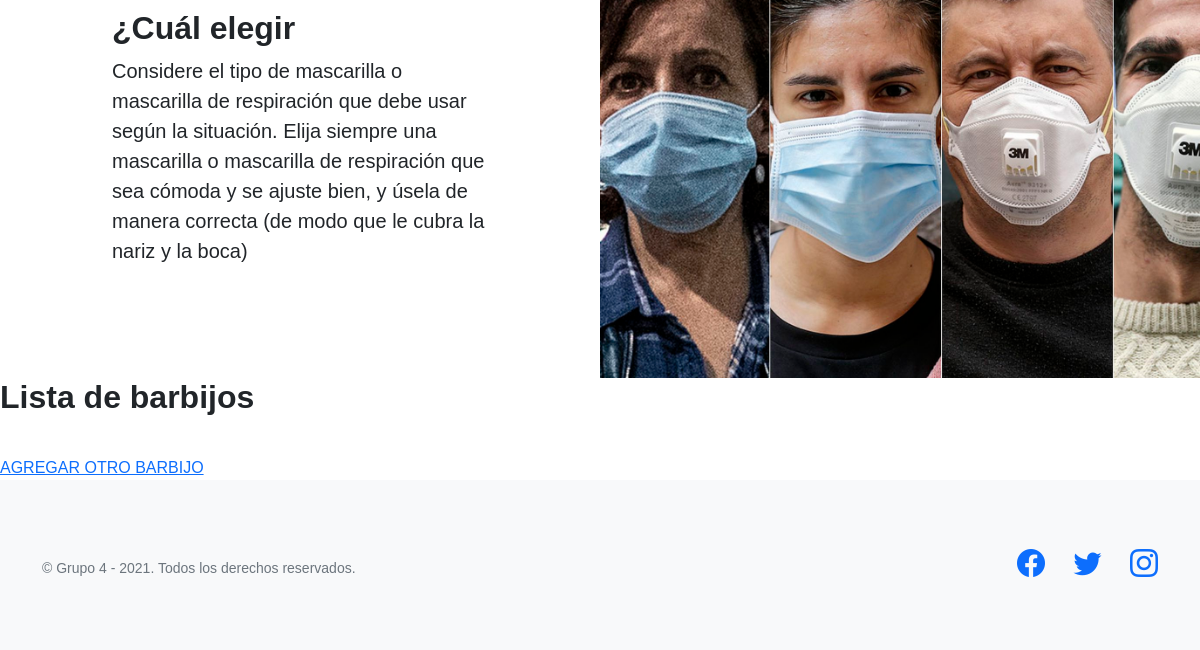
/AppCoder/barbijo/list (lower part), run on an earlier commit of the app's database.
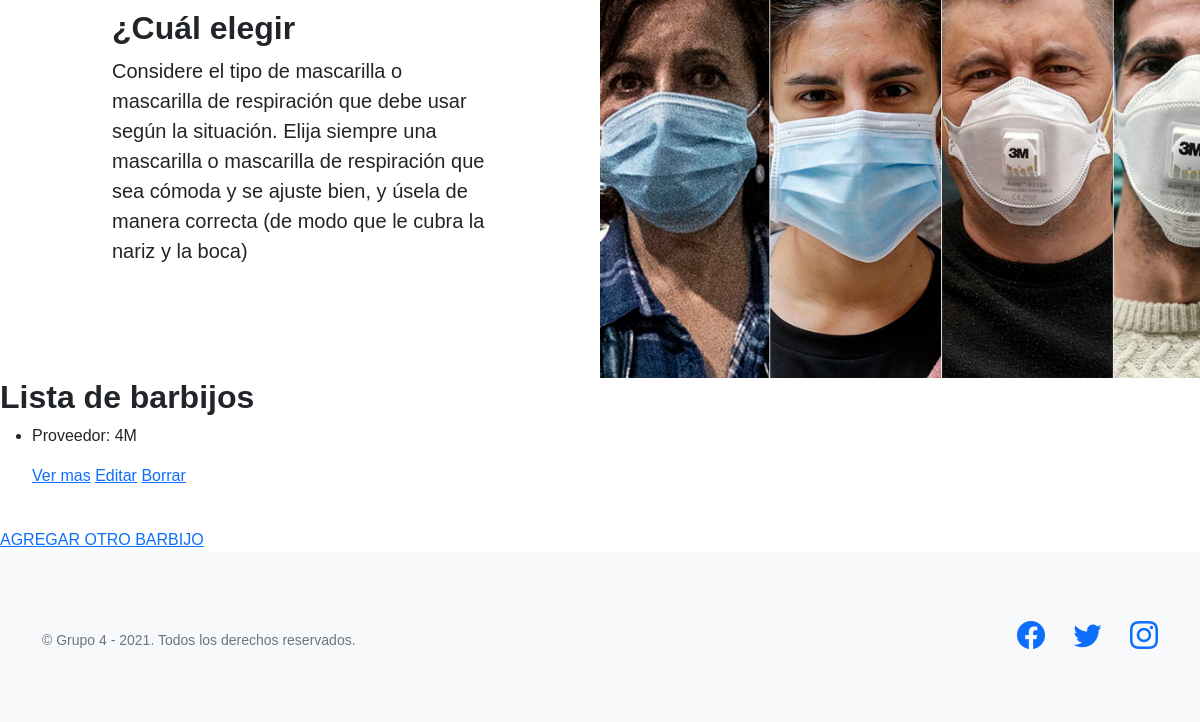
And on a later commit of the database.
### AppCoder/models.py (models this page shows, shortened)
class Barbijos(models.Model):
    marca= models.CharField(max_length=40)
    tamanio= models.CharField(max_length=20)
    precio= models.IntegerField()

### AppCoder/views.py (the view)
# urls.py: path('barbijo/list', views.BarbijosList.as_view(), name = "ListB"),
class BarbijosList(ListView):
    model = Barbijos
    template_name = 'AppCoder/barbijo_list.html'

### AppCoder/templates/AppCoder/barbijo_list.html (shortened to what this page needs)
{% extends 'AppCoder/padre.html' %}
{% load static %}
{% block ContenidoQueCambia %}
  <section class="showcase">
    <div class="container-fluid p-0">
        <div class="row g-0">
            <div class="col-lg-6 order-lg-2 text-white showcase-img" style="background-image: url('{% static 'AppCoder/assets/img/barbija3.jpg' %}')"></div>
            <div class="col-lg-6 order-lg-1 my-auto showcase-text">
                <h2>¿Cuál elegir</h2>
                <p class="lead mb-0">Considere el tipo de mascarilla o mascarilla de respiración que debe usar según la situación. Elija siempre una mascarilla o mascarilla de respiración que sea cómoda y se ajuste bien, y úsela de manera correcta (de modo que le cubra la nariz y la boca)</p>
            </div>
        </div>
    </div>
</section>
<h2>Lista de barbijos</h2>
<ul>
    {% for barbijo in object_list %}
    <li>
    <p>Proveedor: {{barbijo.marca}}</p>
    <p>
    <a href="{% url 'DetailB' barbijo.id %}">Ver mas</a>
    <a href="{% url 'EditB' barbijo.id %}">Editar</a>
    <a href="{% url 'DeleteB' barbijo.id %}">Borrar</a>
    </p>
    </li>
    {% endfor %}
</ul>
<br>
<a href="{% url 'NewB' %}">AGREGAR OTRO BARBIJO</a>
{% endblock %}

What changed in the data, as far as the page shows it:
added Barbijos: marca "4M"
